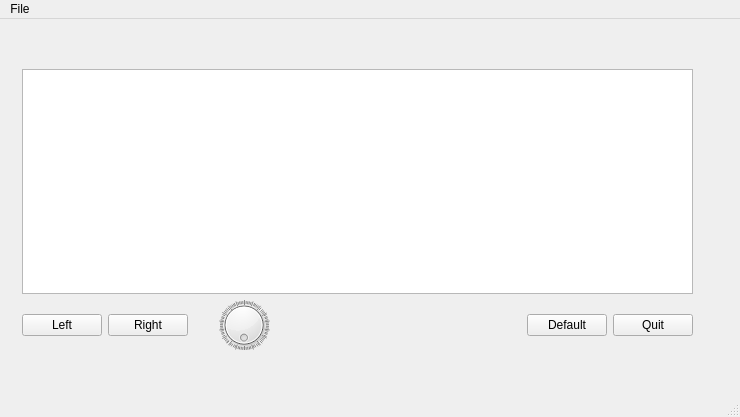
<?xml version="1.0" encoding="UTF-8"?>
<ui version="4.0">
 <class>MainWindow</class>
 <widget class="QMainWindow" name="MainWindow">
  <property name="geometry">
   <rect>
    <x>0</x>
    <y>0</y>
    <width>740</width>
    <height>417</height>
   </rect>
  </property>
  <property name="windowTitle">
   <string>MainWindow</string>
  </property>
  <widget class="QWidget" name="centralwidget">
   <widget class="QWidget" name="">
    <property name="geometry">
     <rect>
      <x>22</x>
      <y>50</y>
      <width>671</width>
      <height>281</height>
     </rect>
    </property>
    <layout class="QVBoxLayout" name="verticalLayout">
     <item>
      <widget class="QGraphicsView" name="view"/>
     </item>
     <item>
      <layout class="QHBoxLayout" name="horizontalLayout">
       <item>
        <widget class="QPushButton" name="pushButton_left">
         <property name="text">
          <string>Left</string>
         </property>
        </widget>
       </item>
       <item>
        <widget class="QPushButton" name="pushButton_right">
         <property name="text">
          <string>Right</string>
         </property>
        </widget>
       </item>
       <item>
        <widget class="QDial" name="dial">
         <property name="maximum">
          <number>359</number>
         </property>
         <property name="wrapping">
          <bool>true</bool>
         </property>
         <property name="notchesVisible">
          <bool>true</bool>
         </property>
        </widget>
       </item>
       <item>
        <spacer name="horizontalSpacer">
         <property name="orientation">
          <enum>Qt::Horizontal</enum>
         </property>
         <property name="sizeHint" stdset="0">
          <size>
           <width>40</width>
           <height>20</height>
          </size>
         </property>
        </spacer>
       </item>
       <item>
        <widget class="QPushButton" name="pushButton">
         <property name="text">
          <string>Default</string>
         </property>
        </widget>
       </item>
       <item>
        <widget class="QPushButton" name="pushButton_quit">
         <property name="text">
          <string>Quit</string>
         </property>
        </widget>
       </item>
      </layout>
     </item>
    </layout>
   </widget>
  </widget>
  <widget class="QMenuBar" name="menubar">
   <property name="geometry">
    <rect>
     <x>0</x>
     <y>0</y>
     <width>740</width>
     <height>24</height>
    </rect>
   </property>
   <widget class="QMenu" name="menuFile">
    <property name="title">
     <string>File</string>
    </property>
    <addaction name="actionOpen"/>
   </widget>
   <addaction name="menuFile"/>
  </widget>
  <widget class="QStatusBar" name="statusbar"/>
  <action name="actionOpen">
   <property name="text">
    <string>Open</string>
   </property>
  </action>
 </widget>
 <resources/>
 <connections>
  <connection>
   <sender>pushButton_quit</sender>
   <signal>released()</signal>
   <receiver>MainWindow</receiver>
   <slot>close()</slot>
   <hints>
    <hint type="sourcelabel">
     <x>511</x>
     <y>61</y>
    </hint>
    <hint type="destinationlabel">
     <x>639</x>
     <y>92</y>
    </hint>
   </hints>
  </connection>
  <connection>
   <sender>actionOpen</sender>
   <signal>triggered()</signal>
   <receiver>MainWindow</receiver>
   <slot>open_Image()</slot>
   <hints>
    <hint type="sourcelabel">
     <x>399</x>
     <y>299</y>
    </hint>
    <hint type="destinationlabel">
     <x>399</x>
     <y>299</y>
    </hint>
   </hints>
  </connection>
 </connections>
 <slots>
  <slot>open_Image()</slot>
 </slots>
</ui>
